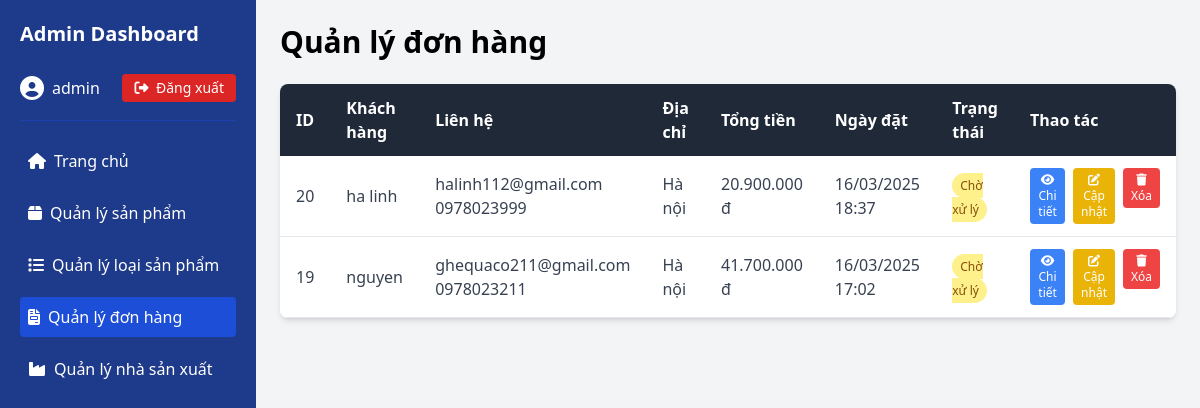
The app's page /ADMIN/admin-order.php (signed in) with its own data.
### tables this page shows
CREATE TABLE `orders` (
  `id` int(11) NOT NULL,
  `user_id` int(11) DEFAULT NULL,
  `fullname` varchar(50) DEFAULT NULL,
  `email` varchar(150) DEFAULT NULL,
  `phone_number` varchar(20) DEFAULT NULL,
  `address` varchar(200) DEFAULT NULL,
  `payment_method` varchar(50) NOT NULL DEFAULT 'COD',
  `note` varchar(1000) DEFAULT NULL,
  `order_date` datetime DEFAULT current_timestamp(),
  `status` tinyint(1) DEFAULT 0,
  `total_money` int(11) DEFAULT NULL
);

### ADMIN/admin-order.php (the view, shortened to what this page needs)
<?php
include 'connect.php';
$page = isset($_GET['page']) ? (int)$_GET['page'] : 1;
$orders_per_page = 10;
$offset = ($page - 1) * $orders_per_page;
$query = "SELECT * FROM orders ORDER BY order_date DESC LIMIT ?, ?";
$stmt = $conn->prepare($query);
$stmt->bind_param("ii", $offset, $orders_per_page);
$stmt->execute();
$result = $stmt->get_result();
$orders = $result->fetch_all(MYSQLI_ASSOC);
?>
<!DOCTYPE html>
<html lang="vi">
<head>
    <script src="https://cdn.tailwindcss.com"></script>
    <link rel="stylesheet" href="https://cdnjs.cloudflare.com/ajax/libs/font-awesome/6.4.2/css/all.min.css">
</head>
<body class="bg-gray-100">
    <div class="flex h-screen">
        <div class="w-64 bg-blue-900 text-white p-5">
            <div class="flex items-center justify-between">
                <h1 class="text-xl font-bold">Admin Dashboard</h1>
            </div>
            <div class="mt-6 pb-4 border-b border-blue-800">
                <?php if (isset($_SESSION['admin'])): ?>
                    <div class="flex items-center justify-between">
                        <div class="flex items-center">
                            <i class="fas fa-user-circle text-2xl mr-2"></i>
                            <span><?php echo $_SESSION['admin']['tendangnhap']; ?></span>
                        </div>
                        <a href="logout.php" class="bg-red-600 hover:bg-red-700 text-white px-3 py-1 rounded text-sm transition-colors">
                            <i class="fas fa-sign-out-alt mr-1"></i> Đăng xuất
                        </a>
                    </div>
                <?php else: ?>
                    <a href="loginadmin.php" class="bg-blue-700 hover:bg-blue-800 text-white px-4 py-2 rounded flex items-center justify-center">
                        <i class="fas fa-sign-in-alt mr-2"></i> Đăng nhập
                    </a>
                <?php endif; ?>
            </div>
            <ul class="mt-5 space-y-3">
                <li class="p-2 hover:bg-blue-800 rounded transition-colors flex items-center">
                    <a href="index.php" class="flex items-center w-full">
                        <i class="fas fa-home mr-2"></i> Trang chủ
                    </a>
                </li>
                <li class="p-2 hover:bg-blue-800 rounded transition-colors flex items-center">
                    <a href="admin-product.php" class="flex items-center w-full">
                        <i class="fas fa-box mr-2"></i> Quản lý sản phẩm
                    </a>
                </li>
                <li class="p-2 hover:bg-blue-800 rounded transition-colors flex items-center">
                    <a href="admin-loaisp.php" class="flex items-center w-full">
                        <i class="fas fa-list mr-2"></i> Quản lý loại sản phẩm
                    </a>
                </li>
                <li class="p-2 bg-blue-700 rounded flex items-center">
                    <a href="admin-order.php" class="flex items-center w-full">
                        <i class="fas fa-file-invoice mr-2"></i> Quản lý đơn hàng
                    </a>
                </li>
                <li class="p-2 hover:bg-blue-800 rounded transition-colors flex items-center">
                    <a href="admin-manufacturer.php" class="flex items-center w-full">
                        <i class="fas fa-industry mr-2"></i> Quản lý nhà sản xuất
                    </a>
                </li>
            </ul>
        </div>
        <div class="flex-1 p-6 overflow-y-auto">
            <div class="flex items-center justify-between mb-6">
                <h1 class="text-3xl font-semibold">Quản lý đơn hàng</h1>
            </div>
            <div class="bg-white shadow-md rounded-lg overflow-hidden">
                <div class="overflow-x-auto">
                    <table class="min-w-full bg-white">
                        <thead class="bg-gray-800 text-white">
                            <tr>
                                <th class="py-3 px-4 text-left">ID</th>
                                <th class="py-3 px-4 text-left">Khách hàng</th>
                                <th class="py-3 px-4 text-left">Liên hệ</th>
                                <th class="py-3 px-4 text-left">Địa chỉ</th>
                                <th class="py-3 px-4 text-left">Tổng tiền</th>
                                <th class="py-3 px-4 text-left">Ngày đặt</th>
                                <th class="py-3 px-4 text-left">Trạng thái</th>
                                <th class="py-3 px-4 text-left">Thao tác</th>
                            </tr>
                        </thead>
                        <tbody class="text-gray-700">
                            <?php if (empty($orders)): ?>
                                <tr>
                                    <td colspan="8" class="py-4 px-4 text-center">Không có đơn hàng nào</td>
                                </tr>
                            <?php else: ?>
                                <?php foreach ($orders as $order): ?>
                                    <tr class="hover:bg-gray-100 border-b">
                                        <td class="py-3 px-4"><?php echo $order['id']; ?></td>
                                        <td class="py-3 px-4"><?php echo htmlspecialchars($order['fullname']); ?></td>
                                        <td class="py-3 px-4">
                                            <div><?php echo htmlspecialchars($order['email']); ?></div>
                                            <div><?php echo htmlspecialchars($order['phone_number']); ?></div>
                                        </td>
                                        <td class="py-3 px-4"><?php echo htmlspecialchars($order['address']); ?></td>
                                        <td class="py-3 px-4"><?php echo number_format($order['total_money'], 0, ',', '.'); ?> đ</td>
                                        <td class="py-3 px-4"><?php echo date('d/m/Y H:i', strtotime($order['order_date'])); ?></td>
                                        <td class="py-3 px-4">
                                            <?php
                                            switch ($order['status']) {
                                                case 0:
                                                    echo '<span class="bg-yellow-200 text-yellow-800 py-1 px-2 rounded-full text-xs">Chờ xử lý</span>';
                                                    break;
                                            }
                                            ?>
                                        </td>
                                        <td class="py-3 px-4">
                                            <div class="flex space-x-2">
                                                <button onclick="toggleOrderDetails(<?php echo $order['id']; ?>)" class="bg-blue-500 hover:bg-blue-600 text-white px-2 py-1 rounded text-xs">
                                                    <i class="fas fa-eye"></i> Chi tiết
                                                </button>
                                                <button onclick="showStatusUpdateForm(<?php echo $order['id']; ?>)" class="bg-yellow-500 hover:bg-yellow-600 text-white px-2 py-1 rounded text-xs">
                                                    <i class="fas fa-edit"></i> Cập nhật
                                                </button>
                                                <form action="" method="post" onsubmit="return confirm('Bạn có chắc chắn muốn xóa đơn hàng này?');">
                                                    <button type="submit" name="delete_order" class="bg-red-500 hover:bg-red-600 text-white px-2 py-1 rounded text-xs">
                                                        <i class="fas fa-trash"></i> Xóa
                                                    </button>
                                                </form>
                                            </div>
                                        </td>
                                    </tr>
                <?php endforeach; ?>
            <?php endif; ?>
        </tbody>
    </table>
</div>
</div>
</div>
</div>
</body>
</html>

### records on screen
orders: id "20", fullname "ha linh", email "halinh112@gmail.com", phone_number "0978023999", address "Hà nội", total_money "20.900.000", order_date "16/03/2025 18:37", status "Chờ xử lý"
orders: id "19", fullname "nguyen", email "ghequaco211@gmail.com", phone_number "0978023211", address "Hà nội", total_money "41.700.000", order_date "16/03/2025 17:02", status "Chờ xử lý"

### other values on screen
$_SESSION['admin']['tendangnhap'] "admin"
